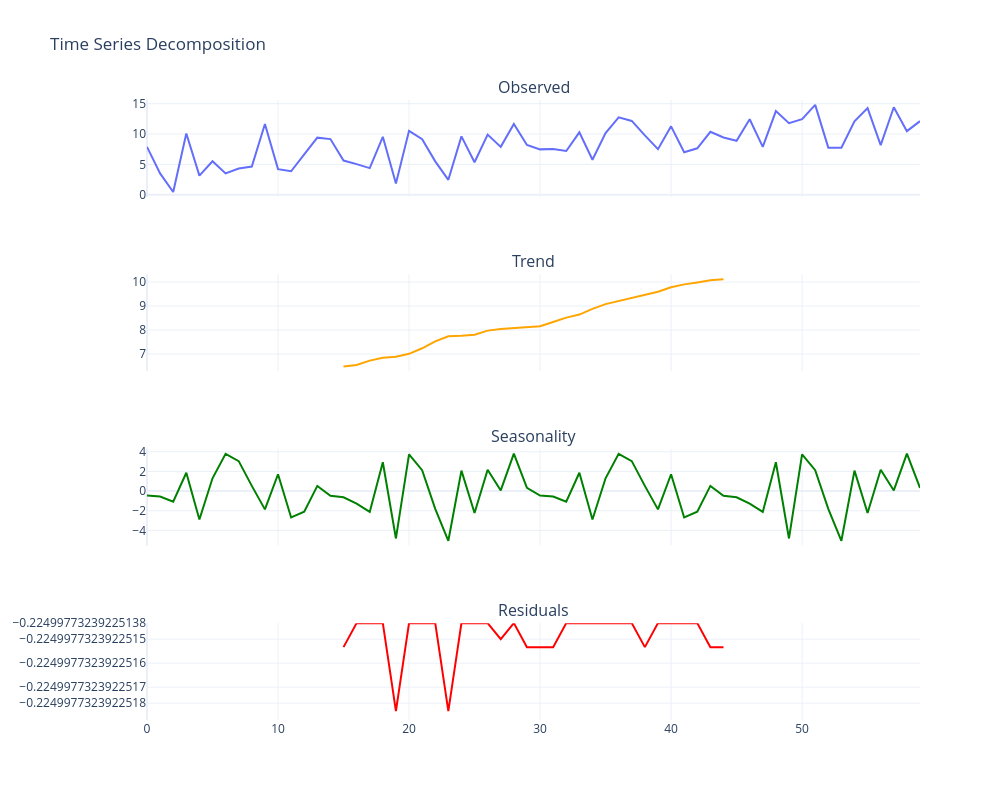

This figure's notebook cell:
### Code cell
plot_decomposition(df_5)

### Figure 1 — Plotly figure (JSON) as saved in the notebook; plotly's stock layout.template omitted (floating-point values rounded to 4 significant figures)
{"data": [{"mode": "lines", "name": "Observed", "type": "scatter", "x": [0, 1, 2, 3, 4, 5, 6, 7, 8, 9, 10, 11, 12, 13, 14, 15, 16, 17, 18, 19, 20, 21, 22, 23, 24, 25, 26, 27, 28, 29, 30, 31, 32, 33, 34, 35, 36, 37, 38, 39, 40, 41, 42, 43, 44, 45, 46, 47, 48, 49, 50, 51, 52, 53, 54, 55, 56, 57, 58, 59], "xaxis": "x", "y": [7.891, 3.523, 0.4495, 10.08, 3.154, 5.518, 3.51, 4.31, 4.646, 11.64, 4.221, 3.868, 6.652, 9.403, 9.167, 5.631, 5.043, 4.384, 9.551, 1.846, 10.52, 9.144, 5.501, 2.464, 9.614, 5.353, 9.917, 7.889, 11.67, 8.2, 7.475, 7.553, 7.212, 10.28, 5.765, 10.15, 12.76, 12.16, 9.771, 7.509, 11.27, 7.001, 7.655, 10.37, 9.423, 8.892, 12.44, 7.882, 13.78, 11.8, 12.44, 14.81, 7.757, 7.755, 12.11, 14.27, 8.184, 14.41, 10.48, 12.12], "yaxis": "y"}, {"line": {"color": "orange"}, "mode": "lines", "name": "Trend", "type": "scatter", "x": [0, 1, 2, 3, 4, 5, 6, 7, 8, 9, 10, 11, 12, 13, 14, 15, 16, 17, 18, 19, 20, 21, 22, 23, 24, 25, 26, 27, 28, 29, 30, 31, 32, 33, 34, 35, 36, 37, 38, 39, 40, 41, 42, 43, 44, 45, 46, 47, 48, 49, 50, 51, 52, 53, 54, 55, 56, 57, 58, 59], "xaxis": "x2", "y": [null, null, null, null, null, null, null, null, null, null, null, null, null, null, null, 6.485, 6.545, 6.725, 6.841, 6.888, 7.009, 7.24, 7.526, 7.742, 7.758, 7.807, 7.976, 8.045, 8.078, 8.099, 8.157, 8.335, 8.516, 8.645, 8.881, 9.079, 9.206, 9.338, 9.463, 9.593, 9.783, 9.903, 9.983, 10.07, 10.12, null, null, null, null, null, null, null, null, null, null, null, null, null, null, null], "yaxis": "y2"}, {"line": {"color": "green"}, "mode": "lines", "name": "Seasonality", "type": "scatter", "x": [0, 1, 2, 3, 4, 5, 6, 7, 8, 9, 10, 11, 12, 13, 14, 15, 16, 17, 18, 19, 20, 21, 22, 23, 24, 25, 26, 27, 28, 29, 30, 31, 32, 33, 34, 35, 36, 37, 38, 39, 40, 41, 42, 43, 44, 45, 46, 47, 48, 49, 50, 51, 52, 53, 54, 55, 56, 57, 58, 59], "xaxis": "x3", "y": [-0.4576, -0.557, -1.079, 1.863, -2.892, 1.299, 3.782, 3.047, 0.5323, -1.859, 1.71, -2.677, -2.103, 0.5253, -0.4692, -0.629, -1.278, -2.117, 2.935, -4.817, 3.739, 2.129, -1.8, -5.052, 2.081, -2.229, 2.166, 0.06826, 3.813, 0.3266, -0.4576, -0.557, -1.079, 1.863, -2.892, 1.299, 3.782, 3.047, 0.5323, -1.859, 1.71, -2.677, -2.103, 0.5253, -0.4692, -0.629, -1.278, -2.117, 2.935, -4.817, 3.739, 2.129, -1.8, -5.052, 2.081, -2.229, 2.166, 0.06826, 3.813, 0.3266], "yaxis": "y3"}, {"line": {"color": "red"}, "mode": "lines", "name": "Residuals", "type": "scatter", "x": [0, 1, 2, 3, 4, 5, 6, 7, 8, 9, 10, 11, 12, 13, 14, 15, 16, 17, 18, 19, 20, 21, 22, 23, 24, 25, 26, 27, 28, 29, 30, 31, 32, 33, 34, 35, 36, 37, 38, 39, 40, 41, 42, 43, 44, 45, 46, 47, 48, 49, 50, 51, 52, 53, 54, 55, 56, 57, 58, 59], "xaxis": "x4", "y": [null, null, null, null, null, null, null, null, null, null, null, null, null, null, null, -0.225, -0.225, -0.225, -0.225, -0.225, -0.225, -0.225, -0.225, -0.225, -0.225, -0.225, -0.225, -0.225, -0.225, -0.225, -0.225, -0.225, -0.225, -0.225, -0.225, -0.225, -0.225, -0.225, -0.225, -0.225, -0.225, -0.225, -0.225, -0.225, -0.225, null, null, null, null, null, null, null, null, null, null, null, null, null, null, null], "yaxis": "y4"}], "layout": {"annotations": [{"font": {"size": 16}, "showarrow": false, "text": "Observed", "x": 0.5, "xanchor": "center", "xref": "paper", "y": 1, "yanchor": "bottom", "yref": "paper"}, {"font": {"size": 16}, "showarrow": false, "text": "Trend", "x": 0.5, "xanchor": "center", "xref": "paper", "y": 0.7188, "yanchor": "bottom", "yref": "paper"}, {"font": {"size": 16}, "showarrow": false, "text": "Seasonality", "x": 0.5, "xanchor": "center", "xref": "paper", "y": 0.4375, "yanchor": "bottom", "yref": "paper"}, {"font": {"size": 16}, "showarrow": false, "text": "Residuals", "x": 0.5, "xanchor": "center", "xref": "paper", "y": 0.1562, "yanchor": "bottom", "yref": "paper"}], "height": 800, "showlegend": false, "title": {"text": "Time Series Decomposition"}, "width": 1000, "xaxis": {"anchor": "y", "domain": [0, 1], "matches": "x4", "showticklabels": false}, "xaxis2": {"anchor": "y2", "domain": [0, 1], "matches": "x4", "showticklabels": false}, "xaxis3": {"anchor": "y3", "domain": [0, 1], "matches": "x4", "showticklabels": false}, "xaxis4": {"anchor": "y4", "domain": [0, 1]}, "yaxis": {"anchor": "x", "domain": [0.8438, 1]}, "yaxis2": {"anchor": "x2", "domain": [0.5625, 0.7188]}, "yaxis3": {"anchor": "x3", "domain": [0.2812, 0.4375]}, "yaxis4": {"anchor": "x4", "domain": [0, 0.1562]}}}
